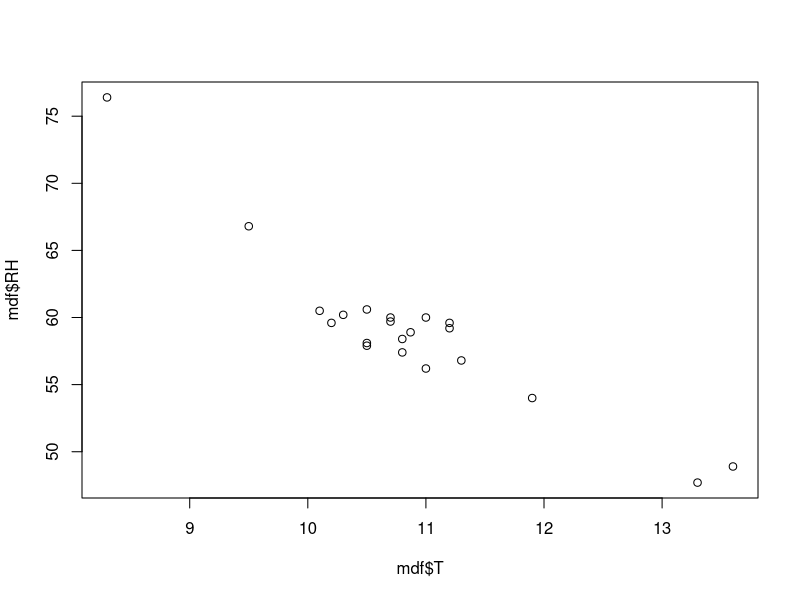
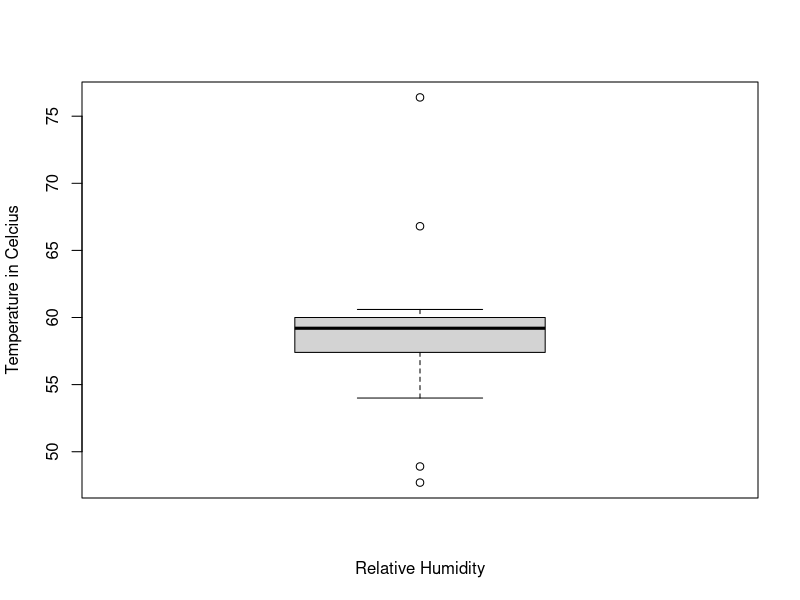

These charts were generated, in order, by the following R code:
mdf<-read.csv('Inputdata.csv')
mdf
cor(mdf$T,mdf$RH,method="pearson")
cor(mdf$T,mdf$RH,method="spearman")
cor(mdf$T,mdf$RH,method="kendall")

plot(mdf$T,mdf$RH)

boxplot(mdf$RH,data=mdf,xlab="Relative Humidity",ylab="Temperature in Celcius")

# there fore it can be observed that Relative humidity decreases with increases in temperature